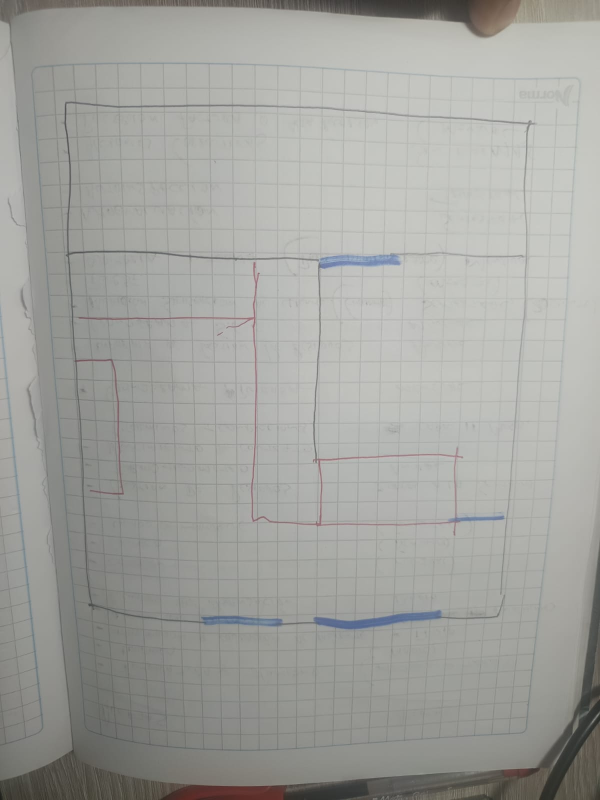
#> input picture media/croquis_cuadricula.jpeg, 1200 x 1600 px, found by its file name (shown at 1/2 size)
$ python diag6.py
#> lines starting #> are read from the running program, lines starting #| are printed output that depends on the picture; after the words box and inside, x2 and y2 are one past the last pixel; in counts of white or black regions, pixels touching at a corner belong together
### apps/processing/services/preprocessing.py
import cv2
import numpy as np


# [149 lines left out: functions deskew, correct_perspective, _is_nearly_rect, _order_points, not called in this run]


def dist(a, b):
    return np.linalg.norm(a - b)


# [76 lines left out: functions grayscale, binarize, denoise, resize_to_canvas, not called in this run]


# ── Segmentación por color ─────────────────────────────────

# Mapa de colores BGR → tipo de elemento.
#
# Esta es la ÚNICA fuente de verdad de los colores que el usuario debe usar
# al dibujar el croquis en papel. La leyenda que se muestra en la web
# (pantalla de subida y editor) se genera a partir de aquí — ver
# drawing_legend() — para que nunca se desfase de lo que el pipeline detecta.
#
# Cada entrada incluye:
#   display  → color hex para mostrar en la interfaz (aprox. del color real)
#   label    → color que dibuja la persona, en palabras
#   purpose  → qué representa ese color en el plano
COLOR_MAP = {
    'pared': {
        'color': (30, 30, 30),
        'hsv_ranges': [
            ((0, 0, 0), (180, 120, 120)),      # grises
            ((0, 0, 0), (180, 255, 70)),       # negros
        ],
        'stroke': '#777777',
        'stroke_width': 8,
        'display': '#1f2937',
        'label': 'Negro',
        'purpose': 'Paredes (bloquean el paso)',
    },
    'puerta': {
        'color': (200, 130, 20),
        'hsv_ranges': [
            ((85, 20, 20), (145, 255, 255)),   # azul (más tolerante en S/V)
        ],
        'stroke': '#000000',
        'stroke_width': 3,
        'display': '#1d4ed8',
        'label': 'Azul',
        'purpose': 'Puertas con arco (abren el paso)',
    },
    'mueble': {
        'color': (50, 50, 200),
        'hsv_ranges': [
            ((0, 20, 20), (14, 255, 255)),     # rojo (más tolerante en S/V)
            ((165, 20, 20), (180, 255, 255)),  # rojo (HSV envuelve)
        ],
        'stroke': '#000000',
        'stroke_width': 2,
        'display': '#dc2626',
        'label': 'Rojo',
        'purpose': 'Muebles / obstáculos (bloquean el paso)',
    },
    'vano': {
        'color': (50, 180, 50),
        'hsv_ranges': [
            ((30, 20, 20), (90, 255, 255)),    # verde (más tolerante en S/V)
        ],
        'stroke': '#000000',
        'stroke_width': 3,
        'display': '#059669',
        'label': 'Verde',
        'purpose': 'Vanos / aberturas (abren el paso)',
    },
}

# Orden recomendado para mostrar la leyenda al usuario.
_LEGEND_ORDER = ['pared', 'puerta', 'vano', 'mueble']


# [39 lines left out: functions drawing_legend, _page_mask_by_border_floodfill, not called in this run]


def detect_page_mask(bgr_image):
    """Aísla la hoja de papel del fondo (escritorio, sombras, dedos).

    La hoja es la región clara grande y conexa. Devuelve una máscara
    binaria (255 dentro de la hoja) o None si no se puede determinar.

    Esto es crítico: sin esto, la detección de paredes (negro/gris)
    confunde el fondo oscuro de la foto con muros. Restringiendo todo
    al interior de la hoja, solo quedan los trazos del dibujo."""
    h, w = bgr_image.shape[:2]
    gray = cv2.cvtColor(bgr_image, cv2.COLOR_BGR2GRAY)
    gray = cv2.GaussianBlur(gray, (5, 5), 0)

    # aplanar iluminación: una sombra suave sobre la hoja hacía que Otsu
    # clasificara media página como "fondo" (se perdía todo el dibujo de esa
    # zona). Dividir por el fondo desenfocado elimina el gradiente y deja el
    # contraste hoja/escritorio, que es lo que Otsu debe separar.
    bg = cv2.GaussianBlur(gray, (0, 0), sigmaX=min(h, w) / 12)
    flat = cv2.divide(gray, bg, scale=192)

    # umbral Otsu: separa la hoja brillante del fondo más oscuro
    _, bright = cv2.threshold(flat, 0, 255, cv2.THRESH_BINARY + cv2.THRESH_OTSU)

    # cerrar agujeros (trazos del dibujo dentro de la hoja)
    k = max(15, int(min(h, w) * 0.02)) | 1
    bright = cv2.morphologyEx(bright, cv2.MORPH_CLOSE, np.ones((k, k), np.uint8))

    n, labels, stats, _ = cv2.connectedComponentsWithStats(bright, connectivity=8)
    idx = 1 + int(np.argmax(stats[1:, cv2.CC_STAT_AREA])) if n > 1 else -1
    page_area = stats[idx, cv2.CC_STAT_AREA] if idx > 0 else 0

    # la hoja debe ocupar buena parte de la imagen; si no, Otsu no sirvió
    # (fondo claro, sombra fuerte...) — probar flood-fill desde las esquinas
    # asumiendo que el FONDO es lo que toca los 4 bordes de la foto.
    if idx < 0 or page_area < 0.25 * h * w:
        fallback = _page_mask_by_border_floodfill(gray, h, w)
        return fallback

    mask = np.zeros((h, w), dtype=np.uint8)
    mask[labels == idx] = 255

    # convex hull: la hoja es convexa (rectangular). El hull recupera la
    # parte inferior que queda en sombra y Otsu descarta, sin tragarse el
    # escritorio (que está fuera del componente brillante).
    cnts, _ = cv2.findContours(mask, cv2.RETR_EXTERNAL, cv2.CHAIN_APPROX_SIMPLE)
    hull = cv2.convexHull(np.vstack([c for c in cnts]))
    filled = np.zeros_like(mask)
    cv2.drawContours(filled, [hull], -1, 255, -1)

    # erosionar un poco para descartar el borde de la hoja y su sombra
    erode_k = max(5, int(min(h, w) * 0.012)) | 1
    filled = cv2.erode(filled, np.ones((erode_k, erode_k), np.uint8))
    return filled


# [96 lines left out: functions _detect_walls, _keep_large_components, _channel_dominance_fallback, not called in this run]


# Sensibilidad: cuánto tolerar tinta tenue/desaturada a costa de más ruido.
# 'radius': factor del grosor mínimo de pared (más chico = más tolerante).
# 'sat_min': saturación HSV mínima para puerta/vano/mueble (más chico = más tolerante).
SENSITIVITY_PRESETS = {
    'alta':  {'radius': 0.7, 'sat_min': 10},
    'media': {'radius': 1.0, 'sat_min': 20},
    'baja':  {'radius': 1.4, 'sat_min': 32},
}


# [152 lines left out: functions segment_by_color, _content_bbox, resize_mask_to_canvas, not called in this run]

### qa/diag6.py
import sys; sys.path.insert(0,'.')
import cv2, numpy as np
from apps.processing.services import preprocessing as P

img = cv2.imread('media/croquis_cuadricula.jpeg')
#> img is the input picture: shape (1600, 1200, 3); mean B, G, R 157.9, 162.2, 161.6
h,w = img.shape[:2]; scale=min(h,w)
#> after `h, w = img.shape[:2]`: h = 1600; w = 1200
#> after `scale = min(h, w)`: scale = 1200
gray = cv2.cvtColor(img, cv2.COLOR_BGR2GRAY)
hsv = cv2.cvtColor(img, cv2.COLOR_BGR2HSV)
#> hsv: shape (1600, 1200, 3); mean H, S, V 37.8, 9.2, 162.9
page = P.detect_page_mask(img)
#> in detect_page_mask, `bg = cv2.GaussianBlur(gray, (0, 0), sigmaX=min(h, w) / 12)`:
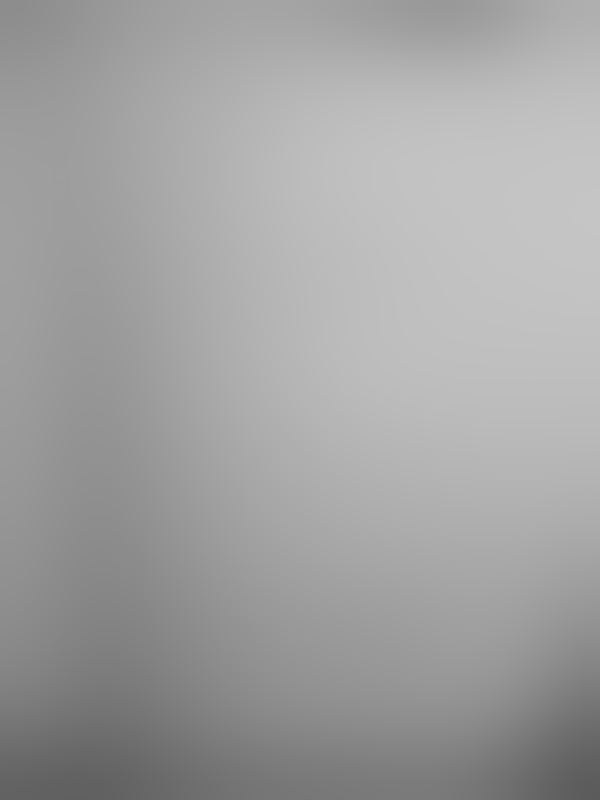
#> bg: shape (1600, 1200) (shown at 1/2 size); min 91, max 197, mean 161.5
#> in detect_page_mask, `flat = cv2.divide(gray, bg, scale=192)`:
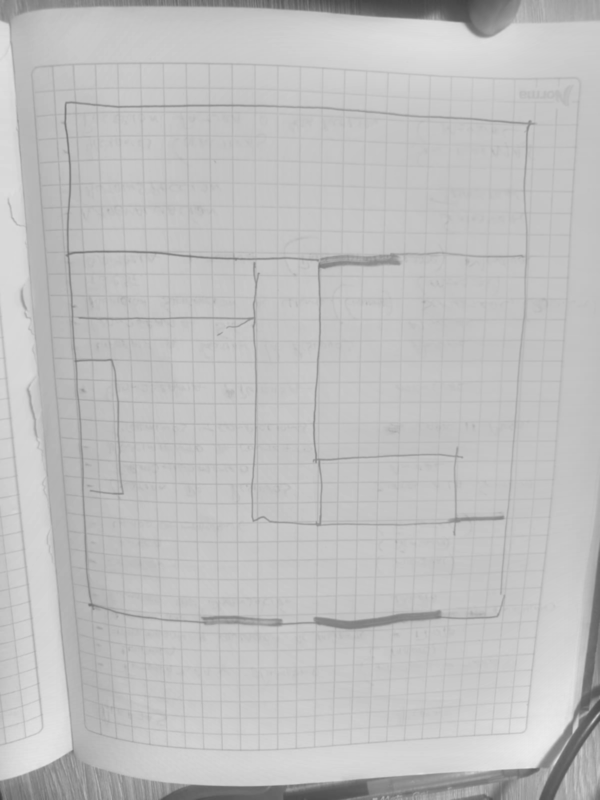
#> flat: shape (1600, 1200) (shown at 1/2 size); min 59, max 236, mean 191.4
#> in detect_page_mask, `_, bright = cv2.threshold(flat, 0, 255, cv2.THRESH_BINARY + cv2.THRESH..`:
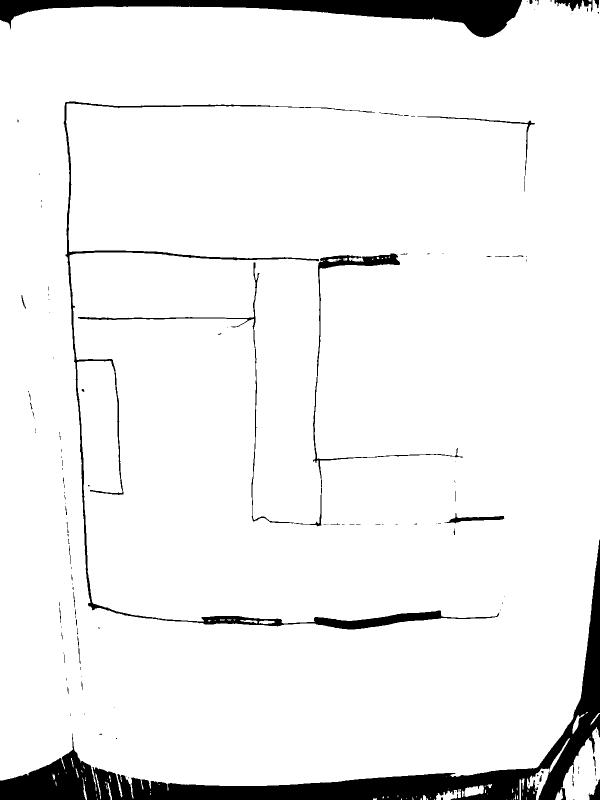
#> bright: shape (1600, 1200) (shown at 1/2 size); 93.8% white; 141 black regions (106 under 20 px), largest, box (x1, y1, x2, y2) and area: (0, 1079, 1200, 1600) 62954, (0, 0, 1044, 75) 27897, (127, 203, 999, 1259) 15818
#> in detect_page_mask, `bright = cv2.morphologyEx(bright, cv2.MORPH_CLOSE, np.ones((k, k), np...`:
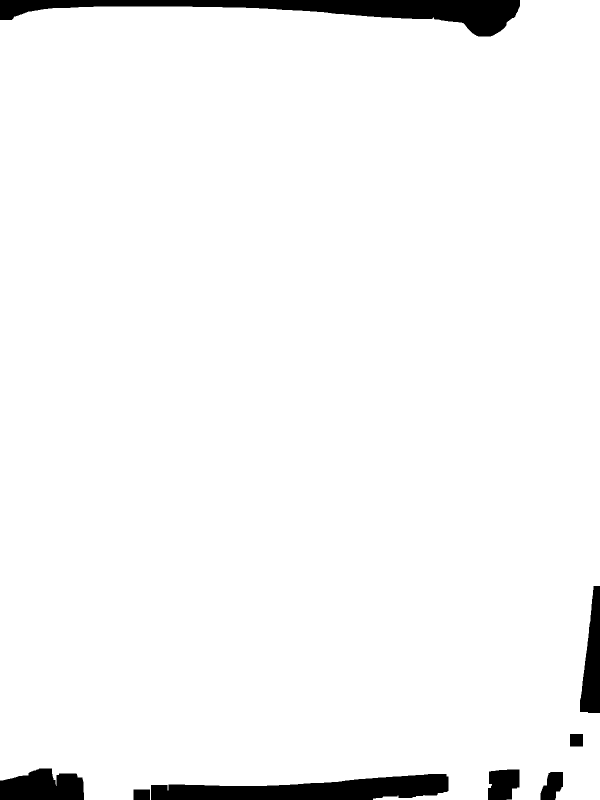
#> bright: shape (1600, 1200) (shown at 1/2 size); 96.4% white; 8 black regions, largest, box (x1, y1, x2, y2) and area: (0, 0, 1040, 73) 27666, (302, 1548, 897, 1600) 20340, (0, 1537, 168, 1600) 8511
#> in detect_page_mask, `n, labels, stats, _ = cv2.connectedComponentsWithStats(bright, connect..`: n = 2; stats = [[0, 0, 1200, 1600, 69716], [0, 0, 1200, 1600, 1850284]]
#> in detect_page_mask, `idx = 1 + int(np.argmax(stats[1:, cv2.CC_STAT_AREA])) if n > 1 else -1`: idx = 1
#> in detect_page_mask, `page_area = stats[idx, cv2.CC_STAT_AREA] if idx > 0 else 0`: page_area = 1850284
#> page: shape (1600, 1200); 98.9% white; 2 black regions, box (x1, y1, x2, y2) and area: (0, 0, 1015, 47) 16842, (0, 1554, 173, 1600) 4781

block = max(31,int(scale*0.05))|1
#> block = 61
ink = cv2.adaptiveThreshold(gray,255,cv2.ADAPTIVE_THRESH_GAUSSIAN_C,cv2.THRESH_BINARY_INV,block,10)
#> ink: shape (1600, 1200); 6.8% white; 2495 white regions (1789 under 20 px), largest, box (x1, y1, x2, y2) and area: (70, 125, 1161, 1297) 43048, (923, 1081, 1200, 1558) 6699, (205, 1066, 1097, 1502) 3791
if page is not None: ink = cv2.bitwise_and(ink, page)

H = hsv[:,:,0]; S = hsv[:,:,1]; V = hsv[:,:,2]
#> after `H = hsv[:, :, 0]`:
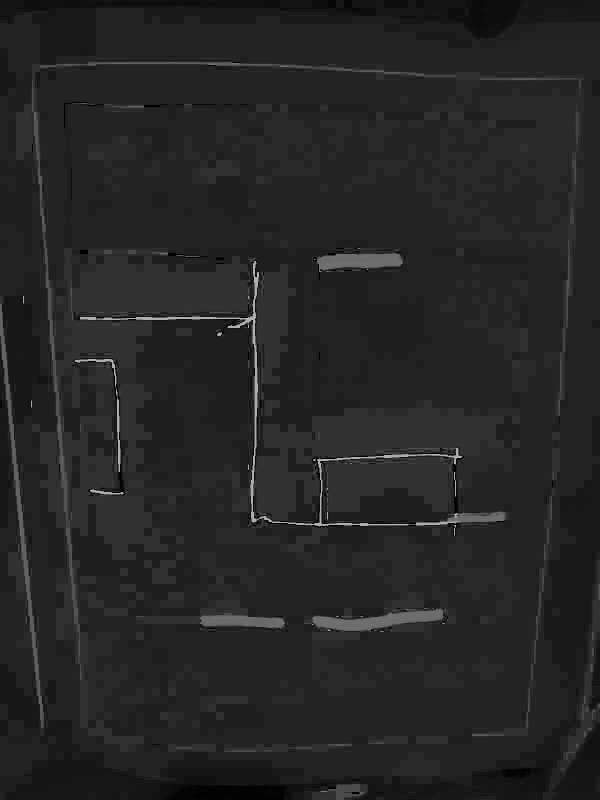
#> H: shape (1600, 1200) (shown at 1/2 size); min 0, max 179, mean 37.8
m = ink>0
print('ink pixels:', int(m.sum()))
#| ink pixels: 124957
print('HUE percentiles en ink:', np.percentile(H[m],[10,25,50,75,90]))
#| HUE percentiles en ink: [ 22.  30.  36.  50. 109.]
print('SAT percentiles en ink:', np.percentile(S[m],[10,25,50,75,90]))
#| SAT percentiles en ink: [ 4.  6.  9. 20. 50.]

# blue-ish (grid): hue 90-140
blue_ish = m & (H>=90)&(H<=140)
#> blue_ish: shape (1600, 1200) bool; 0.7% white; 74 white regions (44 under 20 px), largest, box (x1, y1, x2, y2) and area: (626, 1220, 886, 1258) 3968, (0, 632, 84, 1440) 2731, (637, 507, 801, 544) 2257
neutral = m & ((H<90)|(H>140))
#> neutral: shape (1600, 1200) bool; 5.8% white; 2620 white regions (1907 under 20 px), largest, box (x1, y1, x2, y2) and area: (151, 463, 927, 1193) 14942, (126, 182, 403, 1297) 6812, (923, 1081, 1200, 1558) 6699
print('blue-ish ink px:', int(blue_ish.sum()), 'SAT pct:', np.percentile(S[blue_ish],[25,50,75,90]) if blue_ish.sum() else None)
#| blue-ish ink px: 13421 SAT pct: [23. 65. 81. 93.]
print('neutral  ink px:', int(neutral.sum()), 'SAT pct:', np.percentile(S[neutral],[25,50,75,90]) if neutral.sum() else None)
#| neutral  ink px: 111536 SAT pct: [ 5.  8. 13. 33.]

# probar: grid = hue azul Y saturacion > t. Quitar grid de ink.
for sat_t in (12,16,20,25):
    grid = m & (H>=90)&(H<=140)&(S>=sat_t)
    walls = ink.copy(); walls[grid]=0
    cv2.imwrite(f'qa/out/walls_colorgrid_s{sat_t}.png', walls)
    print(f'sat_t={sat_t}: grid removed={int(grid.sum())} walls left={int((walls>0).sum())}')
#> this loop made 4 passes
#| sat_t=12: grid removed=12284 walls left=112673
#| sat_t=16: grid removed=11590 walls left=113367
#| sat_t=20: grid removed=10882 walls left=114075
#| sat_t=25: grid removed=9748 walls left=115209
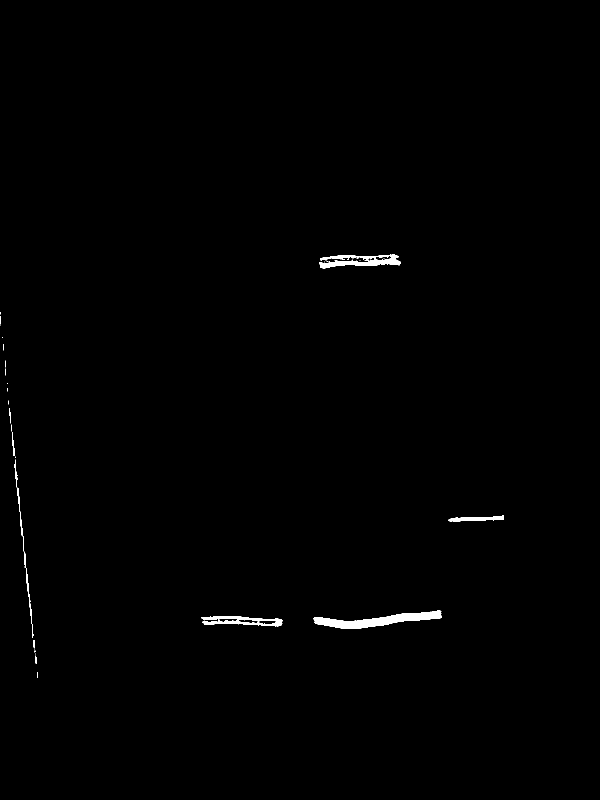
#> grid: shape (1600, 1200) bool (shown at 1/2 size); 0.51% white; 41 white regions (29 under 20 px), largest, box (x1, y1, x2, y2) and area: (627, 1220, 884, 1258) 3952, (638, 508, 801, 538) 2202, (402, 1232, 565, 1253) 1724
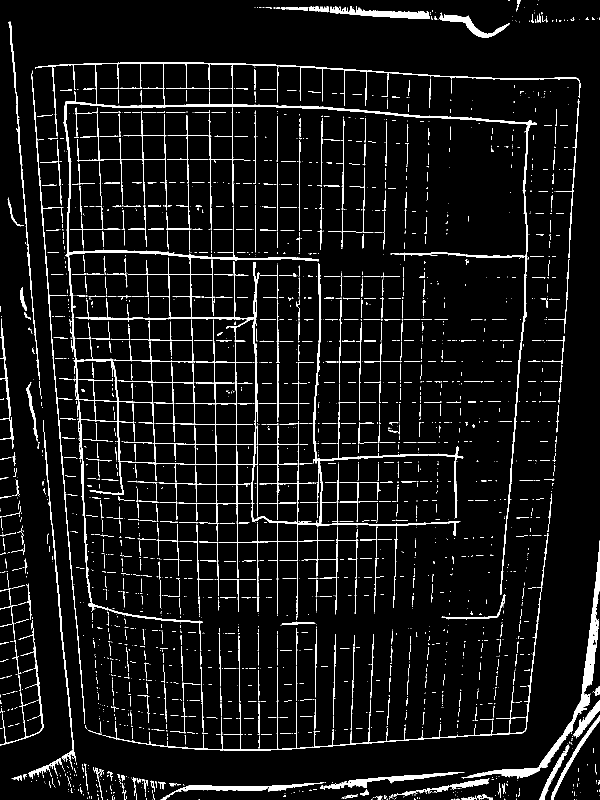
#> walls: shape (1600, 1200) (shown at 1/2 size); 6% white; 2448 white regions (1760 under 20 px), largest, box (x1, y1, x2, y2) and area: (70, 125, 1161, 1297) 32762, (923, 1081, 1200, 1558) 6699, (205, 1066, 1097, 1502) 3791
